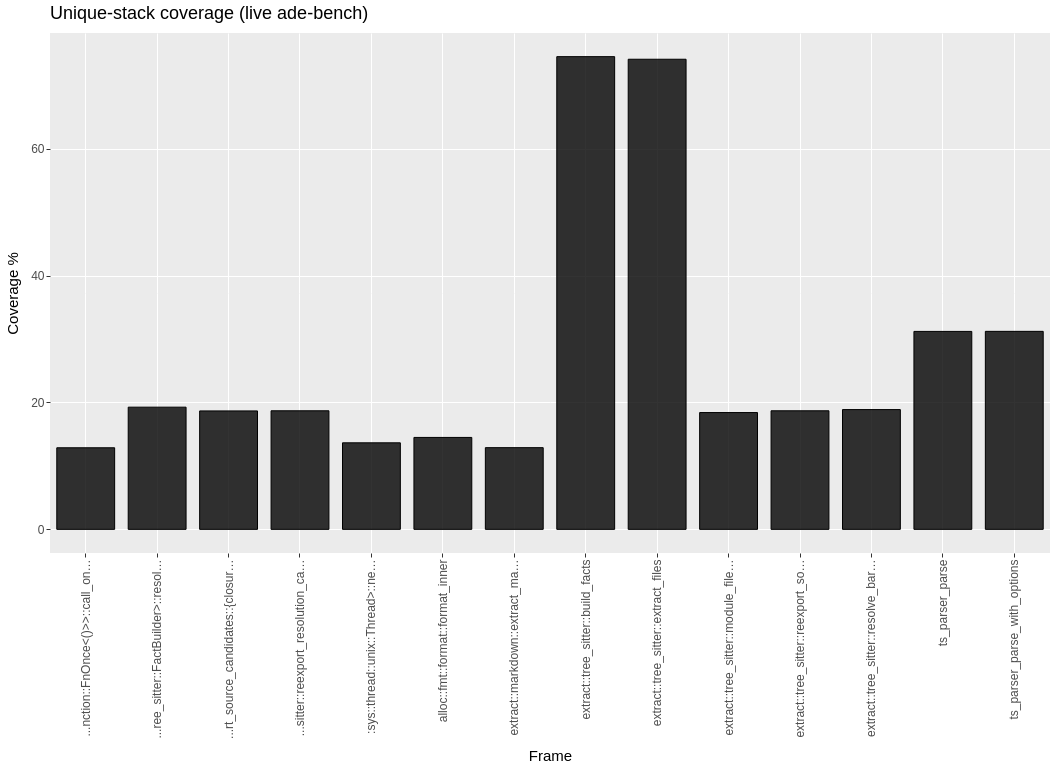

This figure's notebook cell:
### Markdown cell above
## 2. Unique-stack coverage — do not add the bars

Flamegraph **width is inclusive**. `flamegraph_coverage` counts each unique stack **once**, so a frame's bar is “% of samples whose stack contains this frame.”

**How to read the bar chart:** taller = more stacks pass through that frame. Bars **overlap** (a parse stack is also an `extract_files` stack), so the percentages must not be summed. Near-100% runtime frames (`main`, `lang_start`) are filtered out so the product envelope is visible.

On this live capture the envelope is `build_facts` / `extract_files` (~74%). Tree-sitter parse is 31%. Python re-export resolution (`reexport_source_candidates` → `module_file_matches_suffix`) is ~19% — a Spur path, not C.

### Code cell
SELECT frame, coverage, n_stacks, pct
FROM read_parquet('../../../build/perf-demo/coverage.parquet')
ORDER BY pct DESC;

### Figure 1 — Vega-Lite specification as saved in the notebook (floating-point values rounded to 4 significant figures)
{"$schema": "https://vega.github.io/schema/vega-lite/v6.json", "config": {"axis": {"domain": false, "grid": true, "gridColor": "#FFFFFF", "gridWidth": 1, "labelColor": "#4D4D4D", "labelFontSize": 12, "tickColor": "#333333", "tickSize": 4, "titleColor": "#000000", "titleFontSize": 15, "titleFontWeight": "normal", "titlePadding": 10}, "header": {"labelColor": "#000000", "labelFontSize": 15, "labelFontWeight": "normal", "labelPadding": 5, "title": null}, "legend": {"labelColor": "#4D4D4D", "labelFontSize": 12, "rowPadding": 6, "titleColor": "#000000", "titleFontSize": 15, "titleFontWeight": "normal", "titlePadding": 8}, "title": {"anchor": "start", "color": "#000000", "fontSize": 18, "fontWeight": "normal", "frame": "group", "offset": 10, "subtitleColor": "#4D4D4D", "subtitleFontSize": 15, "subtitleFontWeight": "normal"}, "view": {"continuousHeight": 300, "continuousWidth": 300, "fill": "#EBEBEB", "stroke": null}}, "data": {"name": "data-17203d69f565184ee0a81f00abbf4658"}, "datasets": {"data-17203d69f565184ee0a81f00abbf4658": [{"__ggsql_aes_pos1__": "...nction::FnOnce<()>>::call_once::{shim:vtable#0}", "__ggsql_aes_pos2__": 12.86, "__ggsql_aes_pos2end__": 0.0, "__ggsql_row_index__": 0, "__ggsql_source__": "__ggsql_layer_0__"}, {"__ggsql_aes_pos1__": "...ree_sitter::FactBuilder>::resolve_pending_edges", "__ggsql_aes_pos2__": 19.26, "__ggsql_aes_pos2end__": 0.0, "__ggsql_row_index__": 1, "__ggsql_source__": "__ggsql_layer_0__"}, {"__ggsql_aes_pos1__": "...rt_source_candidates::{closure#2}>>>::from_iter", "__ggsql_aes_pos2__": 18.67, "__ggsql_aes_pos2end__": 0.0, "__ggsql_row_index__": 2, "__ggsql_source__": "__ggsql_layer_0__"}, {"__ggsql_aes_pos1__": "...sitter::reexport_resolution_candidates_at_depth", "__ggsql_aes_pos2__": 18.69, "__ggsql_aes_pos2end__": 0.0, "__ggsql_row_index__": 3, "__ggsql_source__": "__ggsql_layer_0__"}, {"__ggsql_aes_pos1__": ":sys::thread::unix::Thread>::new::thread_start", "__ggsql_aes_pos2__": 13.64, "__ggsql_aes_pos2end__": 0.0, "__ggsql_row_index__": 4, "__ggsql_source__": "__ggsql_layer_0__"}, {"__ggsql_aes_pos1__": "alloc::fmt::format::format_inner", "__ggsql_aes_pos2__": 14.49, "__ggsql_aes_pos2end__": 0.0, "__ggsql_row_index__": 5, "__ggsql_source__": "__ggsql_layer_0__"}, {"__ggsql_aes_pos1__": "extract::markdown::extract_markdown_contents", "__ggsql_aes_pos2__": 12.88, "__ggsql_aes_pos2end__": 0.0, "__ggsql_row_index__": 6, "__ggsql_source__": "__ggsql_layer_0__"}, {"__ggsql_aes_pos1__": "extract::tree_sitter::build_facts", "__ggsql_aes_pos2__": 74.51, "__ggsql_aes_pos2end__": 0.0, "__ggsql_row_index__": 7, "__ggsql_source__": "__ggsql_layer_0__"}, {"__ggsql_aes_pos1__": "extract::tree_sitter::extract_files", "__ggsql_aes_pos2__": 74.1, "__ggsql_aes_pos2end__": 0.0, "__ggsql_row_index__": 8, "__ggsql_source__": "__ggsql_layer_0__"}, {"__ggsql_aes_pos1__": "extract::tree_sitter::module_file_matches_suffix", "__ggsql_aes_pos2__": 18.41, "__ggsql_aes_pos2end__": 0.0, "__ggsql_row_index__": 9, "__ggsql_source__": "__ggsql_layer_0__"}, {"__ggsql_aes_pos1__": "extract::tree_sitter::reexport_source_candidates", "__ggsql_aes_pos2__": 18.69, "__ggsql_aes_pos2end__": 0.0, "__ggsql_row_index__": 10, "__ggsql_source__": "__ggsql_layer_0__"}, {"__ggsql_aes_pos1__": "extract::tree_sitter::resolve_bare_pending_edge", "__ggsql_aes_pos2__": 18.88, "__ggsql_aes_pos2end__": 0.0, "__ggsql_row_index__": 11, "__ggsql_source__": "__ggsql_layer_0__"}, {"__ggsql_aes_pos1__": "ts_parser_parse", "__ggsql_aes_pos2__": 31.2, "__ggsql_aes_pos2end__": 0.0, "__ggsql_row_index__": 12, "__ggsql_source__": "__ggsql_layer_0__"}, {"__ggsql_aes_pos1__": "ts_parser_parse_with_options", "__ggsql_aes_pos2__": 31.21, "__ggsql_aes_pos2end__": 0.0, "__ggsql_row_index__": 13, "__ggsql_source__": "__ggsql_layer_0__"}]}, "height": 520, "layer": [{"encoding": {"fill": {"value": "black"}, "fillOpacity": {"value": 0.8}, "stroke": {"value": "black"}, "x": {"axis": {"labelExpr": "datum.label == 'extract::tree_sitter::module_file_matches_suffix' ? 'extract::tree_sitter::module_file_matches_suffix' : datum.label == 'ts_parser_parse' ? 'ts_parser_parse' : datum.label == 'extract::tree_sitter::resolve_bare_pending_edge' ? 'extract::tree_sitter::resolve_bare_pending_edge' : datum.label == 'extract::tree_sitter::reexport_source_candidates' ? 'extract::tree_sitter::reexport_source_candidates' : datum.label == '...rt_source_candidates::{closure#2}>>>::from_iter' ? '...rt_source_candidates::{closure#2}>>>::from_iter' : datum.label == '...sitter::reexport_resolution_candidates_at_depth' ? '...sitter::reexport_resolution_candidates_at_depth' : datum.label == 'extract::tree_sitter::extract_files' ? 'extract::tree_sitter::extract_files' : datum.label == 'alloc::fmt::format::format_inner' ? 'alloc::fmt::format::format_inner' : datum.label == 'ts_parser_parse_with_options' ? 'ts_parser_parse_with_options' : datum.label == 'extract::markdown::extract_markdown_contents' ? 'extract::markdown::extract_markdown_contents' : datum.label == ':sys::thread::unix::Thread>::new::thread_start' ? ':sys::thread::unix::Thread>::new::thread_start' : datum.label == 'extract::tree_sitter::build_facts' ? 'extract::tree_sitter::build_facts' : datum.label == '...ree_sitter::FactBuilder>::resolve_pending_edges' ? '...ree_sitter::FactBuilder>::resolve_pending_edges' : datum.label == '...nction::FnOnce<()>>::call_once::{shim:vtable#0}' ? '...nction::FnOnce<()>>::call_once::{shim:vtable#0}' : datum.label"}, "field": "__ggsql_aes_pos1__", "scale": {"domain": ["...nction::FnOnce<()>>::call_once::{shim:vtable#0}", "...ree_sitter::FactBuilder>::resolve_pending_edges", "...rt_source_candidates::{closure#2}>>>::from_iter", "...sitter::reexport_resolution_candidates_at_depth", ":sys::thread::unix::Thread>::new::thread_start", "alloc::fmt::format::format_inner", "extract::markdown::extract_markdown_contents", "extract::tree_sitter::build_facts", "extract::tree_sitter::extract_files", "extract::tree_sitter::module_file_matches_suffix", "extract::tree_sitter::reexport_source_candidates", "extract::tree_sitter::resolve_bare_pending_edge", "ts_parser_parse", "ts_parser_parse_with_options"], "zero": false}, "title": "Frame", "type": "nominal"}, "y": {"axis": {"labelExpr": "datum.label == '40' ? '40' : datum.label == '20' ? '20' : datum.label == '60' ? '60' : datum.label == '0' ? '0' : datum.label", "values": [0.0, 20.0, 40.0, 60.0]}, "field": "__ggsql_aes_pos2__", "scale": {"domain": [-3.725, 78.24], "zero": false}, "stack": null, "title": "Coverage %", "type": "quantitative"}, "y2": {"field": "__ggsql_aes_pos2end__"}}, "mark": {"align": "center", "clip": true, "type": "bar", "width": {"expr": "bandwidth('x') * 0.9"}}, "transform": [{"filter": {"equal": "__ggsql_layer_0__", "field": "__ggsql_source__"}}]}], "title": "Unique-stack coverage (live ade-bench)", "width": 1000, "autosize": {"type": "pad", "contains": "padding"}}
